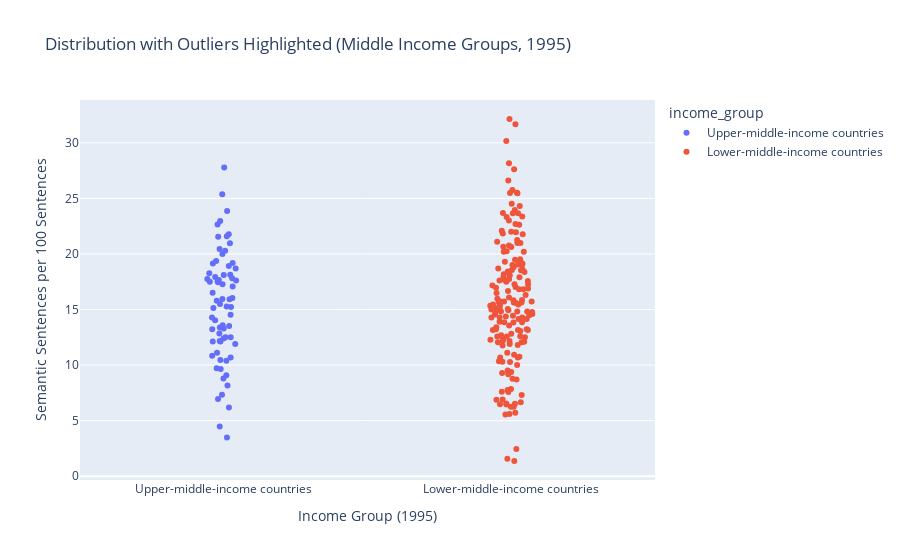

The notebook cell this image was saved under:
### Code cell
fig2 = px.strip(
    df_middle,
    x="income_group",
    y="semantic_sentences_per_100_sent",
    color="income_group",
    hover_data=["Country or Area", "ISO-alpha3 Code"],  # <-- add country info
    title="Distribution with Outliers Highlighted (Middle Income Groups, 1995)",
    stripmode="overlay"  # overlay points instead of splitting
)
fig2.update_layout(
    xaxis_title="Income Group (1995)",
    yaxis_title="Semantic Sentences per 100 Sentences"
)
fig2.show()

### Figure 1 — Plotly figure (JSON) as saved in the notebook; plotly's stock layout.template omitted (floating-point values rounded to 4 significant figures; data arrays with more than 128 entries replaced by an {"elided": "..."} marker saying what was removed)
{"data": [{"alignmentgroup": "True", "boxpoints": "all", "customdata": {"elided": "70x2 str values"}, "fillcolor": "rgba(255,255,255,0)", "hoveron": "points", "hovertemplate": "income_group=%{x}<br>semantic_sentences_per_100_sent=%{y}<br>Country or Area=%{customdata[0]}<br>ISO-alpha3 Code=%{customdata[1]}<extra></extra>", "legendgroup": "Upper-middle-income countries", "line": {"color": "rgba(255,255,255,0)"}, "marker": {"color": "#636efa"}, "name": "Upper-middle-income countries", "offsetgroup": "Upper-middle-income countries", "orientation": "v", "pointpos": 0, "showlegend": true, "type": "box", "x": ["Upper-middle-income countries", "Upper-middle-income countries", "Upper-middle-income countries", "Upper-middle-income countries", "Upper-middle-income countries", "Upper-middle-income countries", "Upper-middle-income countries", "Upper-middle-income countries", "Upper-middle-income countries", "Upper-middle-income countries", "Upper-middle-income countries", "Upper-middle-income countries", "Upper-middle-income countries", "Upper-middle-income countries", "Upper-middle-income countries", "Upper-middle-income countries", "Upper-middle-income countries", "Upper-middle-income countries", "Upper-middle-income countries", "Upper-middle-income countries", "Upper-middle-income countries", "Upper-middle-income countries", "Upper-middle-income countries", "Upper-middle-income countries", "Upper-middle-income countries", "Upper-middle-income countries", "Upper-middle-income countries", "Upper-middle-income countries", "Upper-middle-income countries", "Upper-middle-income countries", "Upper-middle-income countries", "Upper-middle-income countries", "Upper-middle-income countries", "Upper-middle-income countries", "Upper-middle-income countries", "Upper-middle-income countries", "Upper-middle-income countries", "Upper-middle-income countries", "Upper-middle-income countries", "Upper-middle-income countries", "Upper-middle-income countries", "Upper-middle-income countries", "Upper-middle-income countries", "Upper-middle-income countries", "Upper-middle-income countries", "Upper-middle-income countries", "Upper-middle-income countries", "Upper-middle-income countries", "Upper-middle-income countries", "Upper-middle-income countries", "Upper-middle-income countries", "Upper-middle-income countries", "Upper-middle-income countries", "Upper-middle-income countries", "Upper-middle-income countries", "Upper-middle-income countries", "Upper-middle-income countries", "Upper-middle-income countries", "Upper-middle-income countries", "Upper-middle-income countries", "Upper-middle-income countries", "Upper-middle-income countries", "Upper-middle-income countries", "Upper-middle-income countries", "Upper-middle-income countries", "Upper-middle-income countries", "Upper-middle-income countries", "Upper-middle-income countries", "Upper-middle-income countries", "Upper-middle-income countries"], "x0": " ", "xaxis": "x", "y": [8.8, 18.1, 12.5, 19.35, 21.58, 14.29, 15.27, 13.24, 25.37, 15.5, 6.195, 12.16, 7.33, 14.53, 16.5, 12.12, 17.81, 18.25, 12.84, 15.22, 12.12, 20.0, 18.92, 17.65, 21.54, 17.07, 27.78, 22.66, 13.58, 13.39, 15.94, 17.92, 18.68, 19.19, 10.4, 11.11, 17.46, 13.51, 10.83, 14.04, 17.28, 20.45, 10.45, 16.04, 17.76, 23.86, 15.93, 20.29, 4.478, 9.722, 20.97, 9.639, 18.13, 17.5, 22.97, 15.79, 11.9, 17.53, 13.28, 19.13, 3.488, 15.13, 8.163, 12.5, 17.61, 9.091, 21.77, 10.69, 12.4, 6.944], "y0": " ", "yaxis": "y"}, {"alignmentgroup": "True", "boxpoints": "all", "customdata": {"elided": "170x2 str values"}, "fillcolor": "rgba(255,255,255,0)", "hoveron": "points", "hovertemplate": "income_group=%{x}<br>semantic_sentences_per_100_sent=%{y}<br>Country or Area=%{customdata[0]}<br>ISO-alpha3 Code=%{customdata[1]}<extra></extra>", "legendgroup": "Lower-middle-income countries", "line": {"color": "rgba(255,255,255,0)"}, "marker": {"color": "#EF553B"}, "name": "Lower-middle-income countries", "offsetgroup": "Lower-middle-income countries", "orientation": "v", "pointpos": 0, "showlegend": true, "type": "box", "x": {"elided": "170 str values"}, "x0": " ", "xaxis": "x", "y": {"elided": "170 float values"}, "y0": " ", "yaxis": "y"}], "layout": {"boxmode": "overlay", "legend": {"title": {"text": "income_group"}, "tracegroupgap": 0}, "title": {"text": "Distribution with Outliers Highlighted (Middle Income Groups, 1995)"}, "xaxis": {"anchor": "y", "categoryarray": ["Upper-middle-income countries", "Lower-middle-income countries"], "categoryorder": "array", "domain": [0, 1], "title": {"text": "Income Group (1995)"}}, "yaxis": {"anchor": "x", "domain": [0, 1], "title": {"text": "Semantic Sentences per 100 Sentences"}}}}
